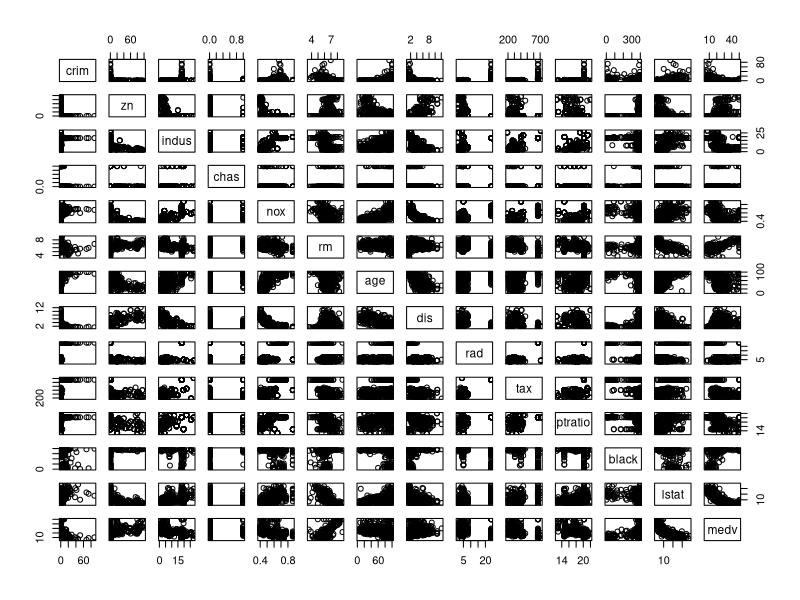
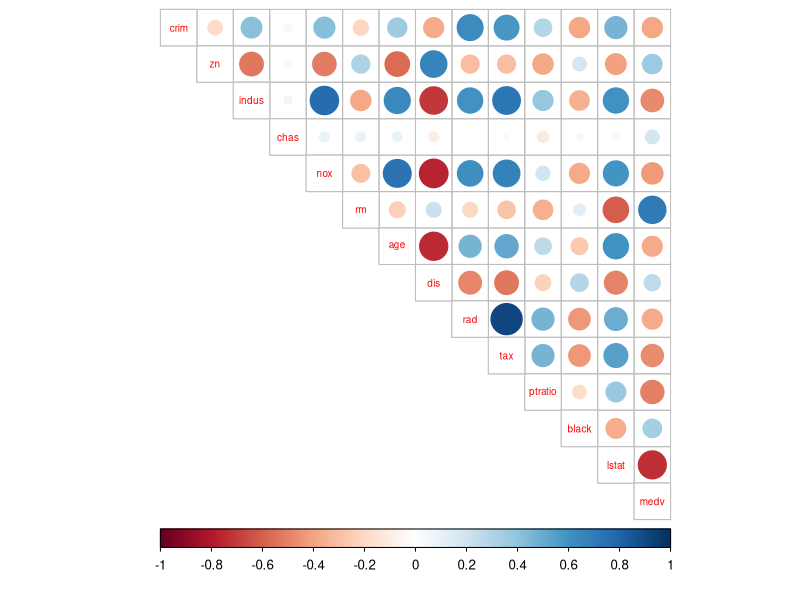
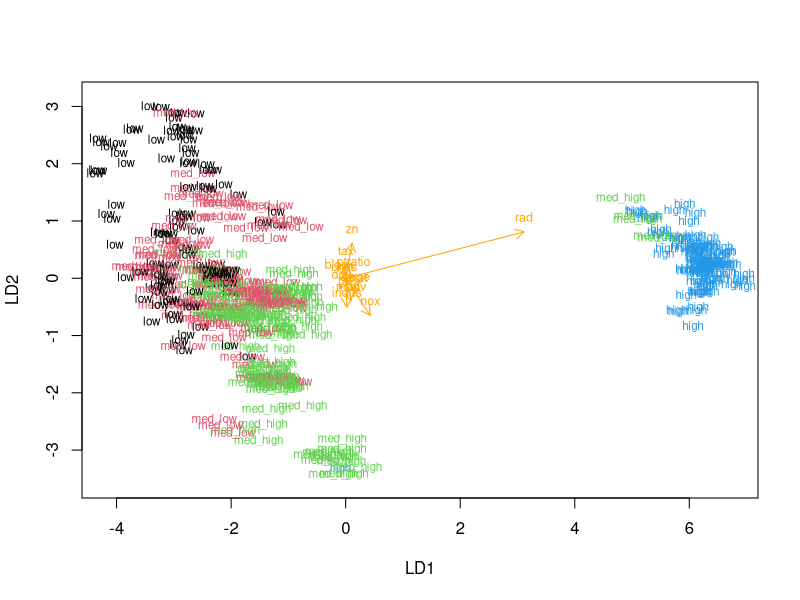
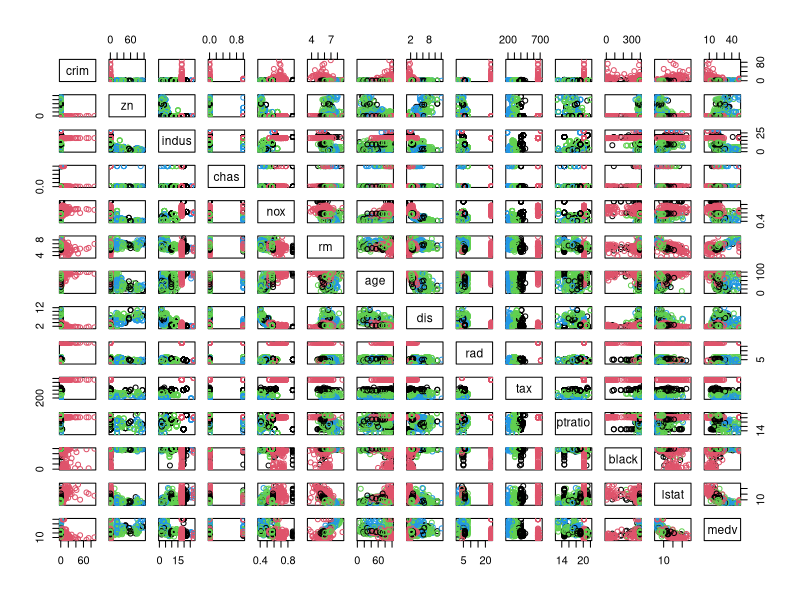
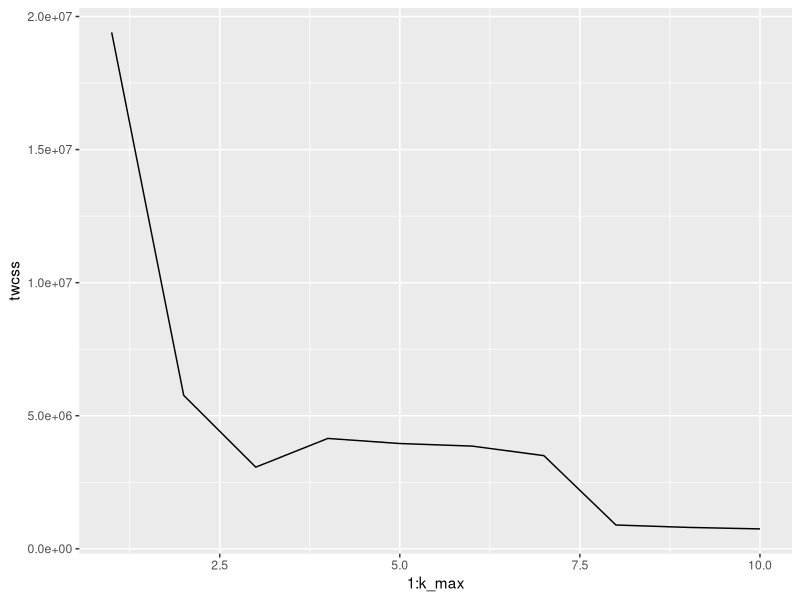
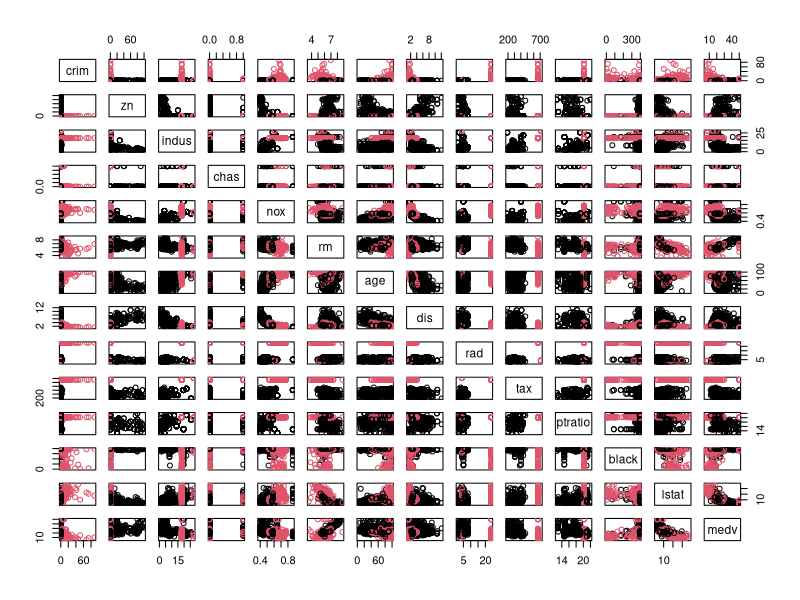

R code for these plots, in order:
## ---- chunk 1
library(MASS)
data("Boston")
str(Boston)
summary(Boston)
pairs(Boston)
## ---- chunk 2
library(MASS)
data("Boston")
library(corrplot)
library(tidyr)
cor_matrix<-cor(Boston)  %>% round(digits=2)
cor_matrix
corrplot(cor_matrix, method="circle", type="upper", cl.pos="b", tl.pos="d", tl.cex = 0.6)

## ---- chunk 3
library(MASS)
data(Boston)
boston_scaled <- scale(Boston)
boston_scaled <- as.data.frame(boston_scaled)
summary(boston_scaled$crim)
bins <- quantile(boston_scaled$crim)
bins
crime <- cut(boston_scaled$crim, breaks = bins, include.lowest = TRUE, labels = c("low", "med_low", "med_high", "high"))
table(crime)
boston_scaled <- dplyr::select(boston_scaled, -crim)
boston_scaled <- data.frame(boston_scaled, crime)

## ---- chunk 4
n <- nrow(boston_scaled)
ind <- sample(n,  size = n * 0.8)
train <- boston_scaled[ind,]
test <- boston_scaled[-ind,]
correct_classes <- test$crime
test <- dplyr::select(test, -crime)

## ---- chunk 5
library(MASS)
#train <- boston_scaled[ind,]
#data(train)
lda.fit <- lda(crime ~ ., data = train)
lda.fit
lda.arrows <- function(x, myscale = 1, arrow_heads = 0.1, color = "orange", tex = 0.75, choices = c(1,2)){
  heads <- coef(x)
  arrows(x0 = 0, y0 = 0, 
         x1 = myscale * heads[,choices[1]], 
         y1 = myscale * heads[,choices[2]], col=color, length = arrow_heads)
  text(myscale * heads[,choices], labels = row.names(heads), 
       cex = tex, col=color, pos=3)
}

classes <- as.numeric(train$crime)
plot(lda.fit, dimen = 2, col = classes, pch = classes)
lda.arrows(lda.fit, myscale = 1)

## ---- chunk 6
lda.pred <- predict(lda.fit, newdata = test)
table(correct = correct_classes, predicted = lda.pred$class)
## ---- chunk 7
library(MASS)
data(Boston)
scale(Boston)
dist_eu <- dist(Boston)
summary(dist_eu)
dist_man <- dist(Boston, method = 'manhattan')
summary(dist_man)

## ---- chunk 8
data(Boston)
scale(Boston)
km <-kmeans(Boston, centers = 4)
pairs(Boston, col = km$cluster)
## ---- chunk 9
data(Boston)
set.seed(123)
k_max <- 10
twcss <- sapply(1:k_max, function(k){kmeans(Boston, k)$tot.withinss})
library(ggplot2)
qplot(x = 1:k_max, y = twcss, geom = 'line')
km <-kmeans(Boston, centers = 2)
pairs(Boston, col = km$cluster)

